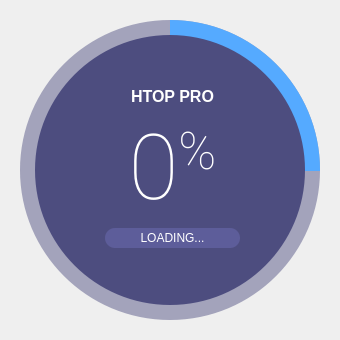
<?xml version="1.0" encoding="UTF-8"?>
<ui version="4.0">
 <class>SplashScreen</class>
 <widget class="QMainWindow" name="SplashScreen">
  <property name="geometry">
   <rect>
    <x>0</x>
    <y>0</y>
    <width>340</width>
    <height>340</height>
   </rect>
  </property>
  <property name="windowTitle">
   <string>MainWindow</string>
  </property>
  <widget class="QWidget" name="centralwidget">
   <widget class="QFrame" name="circularProgressBarBase">
    <property name="geometry">
     <rect>
      <x>10</x>
      <y>10</y>
      <width>320</width>
      <height>320</height>
     </rect>
    </property>
    <property name="frameShape">
     <enum>QFrame::NoFrame</enum>
    </property>
    <property name="frameShadow">
     <enum>QFrame::Raised</enum>
    </property>
    <widget class="QFrame" name="circularProgress">
     <property name="geometry">
      <rect>
       <x>10</x>
       <y>10</y>
       <width>300</width>
       <height>300</height>
      </rect>
     </property>
     <property name="styleSheet">
      <string notr="true">QFrame{
	border-radius: 150px;
	background-color: qconicalgradient(cx:0.5, cy:0.5, angle:90, stop:0.749 rgba(255, 0, 127, 0), stop:0.750 rgba(85, 170, 255, 255));
}</string>
     </property>
     <property name="frameShape">
      <enum>QFrame::NoFrame</enum>
     </property>
     <property name="frameShadow">
      <enum>QFrame::Raised</enum>
     </property>
    </widget>
    <widget class="QFrame" name="circularBg">
     <property name="geometry">
      <rect>
       <x>10</x>
       <y>10</y>
       <width>300</width>
       <height>300</height>
      </rect>
     </property>
     <property name="styleSheet">
      <string notr="true">QFrame{
	border-radius: 150px;
	background-color: rgba(77, 77, 127, 120);
}</string>
     </property>
     <property name="frameShape">
      <enum>QFrame::NoFrame</enum>
     </property>
     <property name="frameShadow">
      <enum>QFrame::Raised</enum>
     </property>
    </widget>
    <widget class="QFrame" name="container">
     <property name="geometry">
      <rect>
       <x>25</x>
       <y>25</y>
       <width>270</width>
       <height>270</height>
      </rect>
     </property>
     <property name="styleSheet">
      <string notr="true">QFrame{
	border-radius: 135px;
	background-color: rgb(77, 77, 127);
}</string>
     </property>
     <property name="frameShape">
      <enum>QFrame::NoFrame</enum>
     </property>
     <property name="frameShadow">
      <enum>QFrame::Raised</enum>
     </property>
     <widget class="QWidget" name="layoutWidget">
      <property name="geometry">
       <rect>
        <x>30</x>
        <y>50</y>
        <width>215</width>
        <height>191</height>
       </rect>
      </property>
      <layout class="QGridLayout" name="gridLayout">
       <item row="0" column="0">
        <widget class="QLabel" name="labelTitle">
         <property name="font">
          <font>
           <family>Segoe UI</family>
           <pointsize>12</pointsize>
          </font>
         </property>
         <property name="styleSheet">
          <string notr="true">background-color: none;
color: #FFFFFF</string>
         </property>
         <property name="text">
          <string>&lt;html&gt;&lt;head/&gt;&lt;body&gt;&lt;p&gt;&lt;span style=&quot; font-weight:600;&quot;&gt;HTOP PRO&lt;/span&gt;&lt;/p&gt;&lt;/body&gt;&lt;/html&gt;</string>
         </property>
         <property name="alignment">
          <set>Qt::AlignCenter</set>
         </property>
        </widget>
       </item>
       <item row="1" column="0">
        <widget class="QLabel" name="labelPercentage">
         <property name="font">
          <font>
           <family>Roboto Thin</family>
           <pointsize>68</pointsize>
          </font>
         </property>
         <property name="styleSheet">
          <string notr="true">background-color: none;
color: #FFFFFF</string>
         </property>
         <property name="text">
          <string>&lt;p&gt;&lt;span style=&quot; font-size:68pt;&quot;&gt;0&lt;/span&gt;&lt;span style=&quot; font-size:58pt; vertical-align:super;&quot;&gt;%&lt;/span&gt;&lt;/p&gt;</string>
         </property>
         <property name="alignment">
          <set>Qt::AlignCenter</set>
         </property>
        </widget>
       </item>
       <item row="2" column="0">
        <widget class="QLabel" name="labelLoadingInfo">
         <property name="minimumSize">
          <size>
           <width>0</width>
           <height>20</height>
          </size>
         </property>
         <property name="maximumSize">
          <size>
           <width>16777215</width>
           <height>20</height>
          </size>
         </property>
         <property name="font">
          <font>
           <family>Segoe UI</family>
           <pointsize>9</pointsize>
          </font>
         </property>
         <property name="styleSheet">
          <string notr="true">QLabel{
	border-radius: 10px;	
	background-color: rgb(93, 93, 154);
	color: #FFFFFF;
	margin-left: 40px;
	margin-right: 40px;
}</string>
         </property>
         <property name="frameShape">
          <enum>QFrame::NoFrame</enum>
         </property>
         <property name="text">
          <string>LOADING...</string>
         </property>
         <property name="alignment">
          <set>Qt::AlignCenter</set>
         </property>
        </widget>
       </item>
       <item row="3" column="0">
        <widget class="QLabel" name="labelCredits">
         <property name="font">
          <font>
           <family>Segoe UI</family>
           <pointsize>9</pointsize>
          </font>
         </property>
         <property name="styleSheet">
          <string notr="true">background-color: none;
color: rgb(155, 155, 255);</string>
         </property>
         <property name="text">
          <string/>
         </property>
         <property name="alignment">
          <set>Qt::AlignCenter</set>
         </property>
        </widget>
       </item>
      </layout>
     </widget>
    </widget>
    <zorder>circularBg</zorder>
    <zorder>circularProgress</zorder>
    <zorder>container</zorder>
   </widget>
  </widget>
 </widget>
 <resources/>
 <connections/>
</ui>
